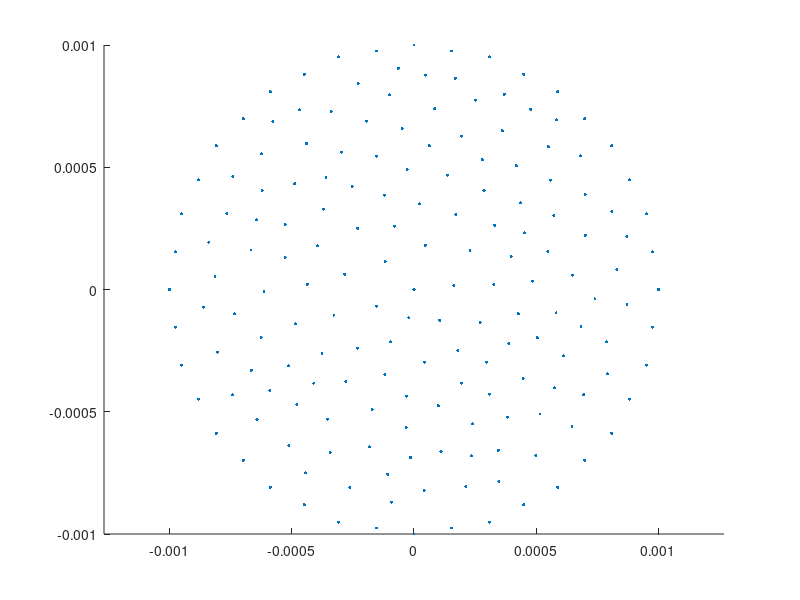

Source code (MATLAB): (Note: this script raises an error after producing the figure.)
% generate the mesh

%script

clear all
close all

%experiment = 'single_particle' 
experiment = 'multi_particle'

%material = 'sodalime'
material = 'peridem'

% simulate sodalime crack
simulate_sodalime_prenotch = 0
%simulate_sodalime_prenotch = 1

do_pause = 'no'
%do_pause = 'yes'

% plot reference config
plot_reference = 1;
plot_circles = 1;
%timesteps = 10800;
timesteps = 1e5;	% peridem

modulo = 100;

% break bonds or not
break_bonds = 0;
%break_bonds = 1

with_wall = 0
%with_wall = 1

%allow_friction = 0
allow_friction = 1
friction_coefficient = 0.5;

%total_particles = 1;
%total_particles = 3;	% 3 particles

%specified_initial_data = '3_equidistant'
%specified_initial_data = '2_vertical'
specified_initial_data = 'friction_test'

%delta = 0.002;	% for glass slab
%delta = 0.012;	% peridynamic horizon
%delta = 0.25;	% for the unit circle 
load('delta.mat')

%meshsize = delta/3;
load('meshsize.mat')

disp ('Loading matrices: Pos.mat, Vol.mat, T.mat\n')
load('Pos.mat')
load('Vol.mat')
load('T.mat')
load('geometry.mat')

scatter(Pos(:,1), Pos(:,2), 5, 'filled')
axis equal

switch do_pause
    case 'yes'
	disp 'Press key to continue'
	pause
    otherwise
end

% generate the neighbor-list
%[NbdArr] = gen_nbdlist(Pos, delta);
%tic
%[NbdArr] = gen_nbdlist2(Pos, delta);	% twice faster
%toc
%tic
%[NbdArr] = gen_NbdArr(Pos, Pos, delta, 1);	% fastest, not anymore
%toc
tic
[NbdArr] = gen_NbdArr_varlength(Pos, Pos, delta, 1);	% fastest
toc


if simulate_sodalime_prenotch == 1
    %% for sodalime crack test, borrowing from old code
    load('PosCrack.mat')
    Pos  = PosCrack;
    delta =  0.002;
    dx = delta/4;
    dy = delta/4;
    %Vol = zeros(size(PosCrack)) + dx * dy;
    Vol = zeros(length(PosCrack), 1) + dx * dy;
    %% for sodalime crack test, borrowing from old code
    load('Nbd.mat')
    NbdArr = Nbd;
end

disp('Max neighbors') 
size(NbdArr)

if plot_circles == 1
 hold on
 theta_list = linspace(0, 2* pi , 20);
 %for i = 30:30	%total_nodes
 for i = 1:1	%total_nodes
 	x = Pos(i,1) +  delta * cos(theta_list);
 	y = Pos(i,2) +  delta * sin(theta_list);
 
 	plot(x, y, 'r')

	axis equal
 end
end

switch do_pause
    case 'yes'
	disp 'Press key to continue'
	pause
    otherwise
end


% get the position and relative distances of the neighbors
[Nbd_xi_1, Nbd_xi_2, Nbd_xi_norm, nbd_Vol] = precomputation(NbdArr, Pos, Vol);
[total_nodes, dimension] = size(Pos);

% get the material properties
[delta, rho, Gnot, E, nu, snot, cnot, bulk_modulus] = material_properties(delta, material);

% gravity
gravity = zeros(size(Pos));
gravity(:,2) = - 9.8;

disp 'Precomputation done.'

switch do_pause
    case 'yes'
	disp 'Press key to continue'
	pause
    otherwise
end


switch experiment
case 'single_particle'

    % initial data
    uold = zeros(total_nodes,2);
    uolddot = zeros(total_nodes,2);
    uolddotdot = zeros(total_nodes,2);

    extforce = zeros(total_nodes, 2);

%% specify initial data
    %uold = zeros(total_nodes,2) + [0 1e-3];
    uolddot = zeros(total_nodes,2) + [0, 4e4];
    uolddotdot = (zeros(total_nodes, 2) + [0 -16e7] );

    % external force
    %[extforce] = external_force(geometry, Pos, NbdArr, delta);
    extforce = (zeros(total_nodes, 2) + [0 -16e7] ) * rho;

    switch do_pause
	case 'yes'
	    disp 'Press key to continue'
	    pause
	otherwise
    end


%dt = 25e-9;
dt = 25e-8;

    % simulate with initial data
    [NbdArr_out, u0] = simulate_initial(uold, uolddot, uolddotdot, Pos, NbdArr, Vol, nbd_Vol, extforce, delta, Nbd_xi_1, Nbd_xi_2, Nbd_xi_norm, timesteps, break_bonds, material, dt);
    %[NbdArr_out, u0] = test_int(uold, uolddot, uolddotdot, Pos, NbdArr, Vol, nbd_Vol, extforce, delta, Nbd_xi_1, Nbd_xi_2, Nbd_xi_norm, timesteps, break_bonds, material, dt);


case 'multi_particle'


    dt = 0.02/1e5;	% peridem

    %contact_radius = delta/2;
    contact_radius = 1.74e-04;	% peridem
    % % normal stiffness (From Foster's paper)
    %normal_stiffness = 18 * bulk_modulus /( pi * delta^5);
    normal_stiffness = 18 * bulk_modulus /( pi * delta^4);	% from silling-askari05

    % % Specify
    switch specified_initial_data
    case 'friction_test'
	falling_from = 3e-3;	% 5 mm
	%starting_distance = 2.2e-3;
	starting_distance = 3e-3;
	particle_shift = [0, 0; 2e-3+contact_radius/2, falling_from];	% 2 particles
	%particle_shift = [0, 0; -2e-3 + contact_radius, falling_from];	% 2 particles
	%particle_shift = [0, 0; 0, falling_from];	% 2 particles
	%particle_rotation = [pi; 0];	% for elastic collision of unit circles % 2 particles
	particle_rotation = [pi/6; -pi/6];

	%% Initial data
	uold_multi(:,:,2) = zeros(total_nodes,2) + [0 (starting_distance - falling_from)];
	uolddot_multi(:,:,2) = zeros(total_nodes,2) +  [0, -60* sqrt(2* 10 * (0.3e-3))];
	%uolddotdot_multi(:,:,2) = zeros(total_nodes,2) +  [0, -10];
    case 'friction_test'
	falling_from = 3e-3;	% 5 mm
	%starting_distance = 2.2e-3;
	starting_distance = 3e-3;
	particle_shift = [0, 0; -2e-3 + contact_radius, falling_from];	% 2 particles
	%particle_shift = [0, 0; 0, falling_from];	% 2 particles
	%particle_rotation = [pi; 0];	% for elastic collision of unit circles % 2 particles
	particle_rotation = [pi/6; -pi/6];

	%% Initial data
	uold_multi(:,:,2) = zeros(total_nodes,2) + [0 (starting_distance - falling_from)];
	uolddot_multi(:,:,2) = zeros(total_nodes,2) +  [0, -60* sqrt(2* 10 * (0.3e-3))];
	%uolddotdot_multi(:,:,2) = zeros(total_nodes,2) +  [0, -10];
    case '2_vertical'
	%falling_from = 2.5e-3;	% 5 mm
	falling_from = 3e-3;	% 5 mm
	%starting_distance = 2.2e-3;
	starting_distance = 3e-3;
	particle_shift = [0, 0; 0, falling_from];	% 2 particles

	% particle on the bottom is flipped to ensure symmetric collision
	%particle_rotation = [pi; 0];	% for elastic collision of unit circles % 2 particles
	particle_rotation = [pi - pi/8; -pi/8];	% for pacman collision
	%particle_rotation = [pi - pi/8; -pi/8];	% for circle_w_prenotch
	%particle_rotation = [0; 0];	% for triangles

	%% Initial data
	uold_multi(:,:,2) = zeros(total_nodes,2) + [0 (starting_distance - falling_from)];
	uolddot_multi(:,:,2) = zeros(total_nodes,2) +  [0, -60* sqrt(2* 10 * (0.3e-3))];	% 2 particles
	%uolddot_multi(:,:,2) = zeros(total_nodes,2) +  [0, -sqrt(2* 10 * (falling_from - starting_distance))];
	uolddotdot_multi(:,:,2) = zeros(total_nodes,2) +  [0, -10];
	%uolddot_multi(:,:,2) = zeros(total_nodes, 2) + [0, -1.3e-01];	% peridem
	%uolddotdot_multi(:,:,2) = zeros(total_nodes, 2) + [0, -10];	% peridem

	% specify external force density on particles i.e. Force/Volume, or Acceleration * density
	% % gravity applies on the second particle only
	%extforce_multi(:,:,2) = zeros(total_nodes, 2) +  [0, -10 .* rho];

    case '3_equidistant'
	particle_shift = [-5/2, 0; 5/2, 0; 0, 5 * sin(pi/3)] * 1e-3; % 3 particles
	particle_rotation = [pi/3; pi/3; pi/3]; % 3 particles

	%% initial data
	uolddot_multi(:,:,1) = zeros(total_nodes,2) +  -[sqrt(3)/2, 1/2 ] * -60* sqrt(2* 10 * (0.3e-3));	% 3 particles
	uolddot_multi(:,:,2) = zeros(total_nodes,2) +  -[-sqrt(3)/2, 1/2 ] * -60* sqrt(2* 10 * (0.3e-3));	% 3 particles
	uolddot_multi(:,:,3) = zeros(total_nodes,2) +  -[0, -1] * -60* sqrt(2* 10 * (0.3e-3));	% 3 particles

    otherwise
	disp('No initial setup specified, assuming default.')
    end

    %% Necessary variables, if not defined
    %% geometry
    if ~exist('total_particles', 'var')
	% compute the total number of particles from the shift
	[total_particles, temp] = size(particle_shift);
	total_particles
    else
	fprintf('specified total_particles = %d',total_particles);
    end
    if ~exist('particle_scaling', 'var')
	% particle location, scaling, and rotation
	particle_scaling = ones(total_particles, 1);
    end
    if ~exist('particle_rotation', 'var')
	particle_rotation = zeros(total_particles, 1);
    end
    if ~exist('particle_shift', 'var')
	particle_shift = zeros(total_particles, dimension);
    end

    %% initial data
    if ~exist('uold_multi', 'var')
	uold_multi = zeros(total_nodes,2, total_particles);
    end
    if ~exist('uolddot_multi', 'var')
	uolddot_multi = zeros(total_nodes,2, total_particles);
    end
    if ~exist('uolddotdot_multi', 'var')
	uolddotdot_multi = zeros(total_nodes,2, total_particles);
    end
    if ~exist('extforce_multi', 'var')
	% default external force density on particles
	extforce_multi = zeros( [size(Pos), total_particles]);
    end

    % generate the geometry
    %Pos_multi = zeros( [size(Pos), total_particles]);
    %Vol_multi = zeros( [size(Vol), total_particles]);
    %NbdArr_multi = zeros( [size(NbdArr), total_particles]);
    for i = 1:total_particles
	rot_matrix = [cos(particle_rotation(i)), -sin(particle_rotation(i)); sin(particle_rotation(i)), cos(particle_rotation(i))]
	Pos_multi(:,:,i) = particle_scaling(i) * (rot_matrix * (Pos'))' + particle_shift(i, :);
	Vol_multi(:,i) = ( (particle_scaling(i)).^dimension) .* Vol;
	NbdArr_multi(:,:,i) = NbdArr;
	%% precomputation
	% get the position and relative distances of the neighbors
	[xi_1_multi(:,:,i), xi_2_multi(:,:,i), xi_norm_multi(:,:,i), nbd_Vol_multi(:,:,i)] = precomputation(NbdArr_multi(:,:,i), Pos_multi(:,:,i), Vol_multi(:,i));
    end


 [NbdArr_out, u0_multi, store_location, store_vel_min, store_vel_max] = simulateMultiple(total_particles, uold_multi, uolddot_multi, uolddotdot_multi, Pos_multi, NbdArr_multi, Vol_multi, nbd_Vol_multi, extforce_multi, normal_stiffness, contact_radius, rho, cnot, snot, xi_1_multi, xi_2_multi, xi_norm_multi, dt, timesteps, delta, modulo, break_bonds, with_wall, allow_friction, friction_coefficient);

 time_ss = (1:length(store_location)) *  dt * modulo * 1e3;
 figure
 plot(time_ss, store_location);
 title('Location of the center')
 axis equal

 figure
 plot(time_ss, store_vel_min);
 hold on
 plot(time_ss, store_vel_max);
 hold off
 legend('min', 'max')
 title('Vertical velocity')
 axis equal

otherwise
    disp 'No experiment provided'

end

